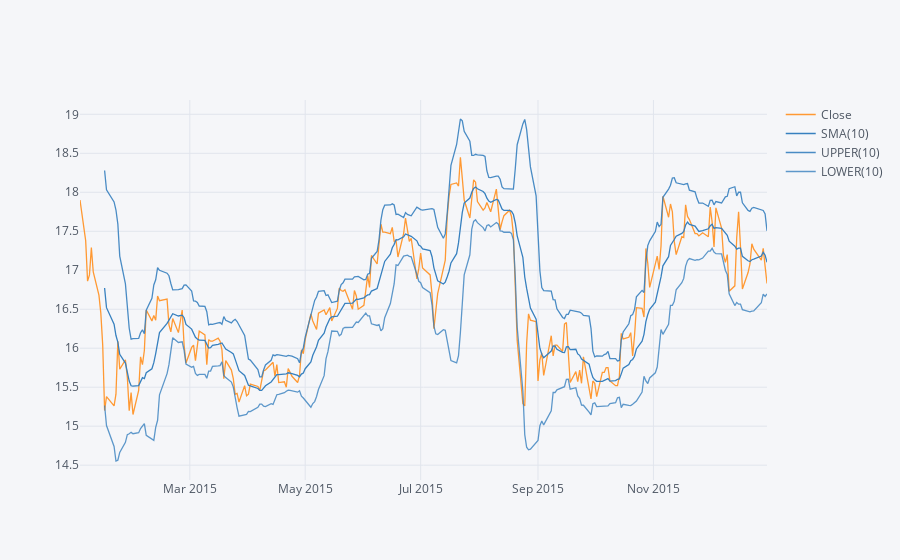

Notebook source saved alongside this figure:
### Code cell
df['BAC'][dt(2015, 1, 1):dt(2015, 12, 31)]['Close'].ta_plot(study='boll', period=10)

### Figure 1 — Plotly figure (JSON) as saved in the notebook; plotly's stock layout.template omitted (floating-point values rounded to 4 significant figures; data arrays with more than 128 entries replaced by an {"elided": "..."} marker saying what was removed)
{"data": [{"line": {"color": "rgba(255, 153, 51, 1.0)", "dash": "solid", "shape": "linear", "width": 1.3}, "mode": "lines", "name": "Close", "text": "", "type": "scatter", "x": {"elided": "252 str values"}, "y": {"elided": "252 float values"}}, {"line": {"color": "rgba(55, 128, 191, 1.0)", "dash": "solid", "shape": "linear", "width": 1.3}, "mode": "lines", "name": "SMA(10)", "text": "", "type": "scatter", "x": {"elided": "252 str values"}, "y": {"elided": "252 mixed values"}}, {"line": {"color": "rgba(55, 128, 191, 0.8999999999999999)", "dash": "solid", "shape": "linear", "width": 1.3}, "mode": "lines", "name": "UPPER(10)", "text": "", "type": "scatter", "x": {"elided": "252 str values"}, "y": {"elided": "252 mixed values"}}, {"line": {"color": "rgba(55, 128, 191, 0.7999999999999998)", "dash": "solid", "shape": "linear", "width": 1.3}, "mode": "lines", "name": "LOWER(10)", "text": "", "type": "scatter", "x": {"elided": "252 str values"}, "y": {"elided": "252 mixed values"}}], "layout": {"legend": {"bgcolor": "#F5F6F9", "font": {"color": "#4D5663"}}, "paper_bgcolor": "#F5F6F9", "plot_bgcolor": "#F5F6F9", "title": {"font": {"color": "#4D5663"}}, "xaxis": {"gridcolor": "#E1E5ED", "showgrid": true, "tickfont": {"color": "#4D5663"}, "title": {"font": {"color": "#4D5663"}, "text": ""}, "zerolinecolor": "#E1E5ED"}, "yaxis": {"gridcolor": "#E1E5ED", "showgrid": true, "tickfont": {"color": "#4D5663"}, "title": {"font": {"color": "#4D5663"}, "text": ""}, "zerolinecolor": "#E1E5ED"}}}
